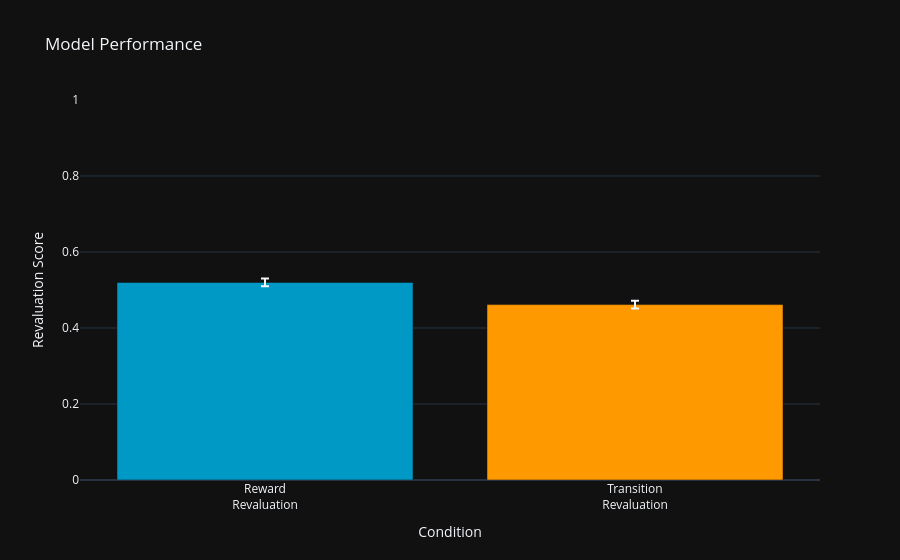

This figure's notebook cell:
### Code cell
# Model data
plot_data = pd.DataFrame(revaluation_scores[:,:2],columns=['Reward<br>Revaluation','Transition<br>Revaluation']).melt(var_name='Condition',value_name='Revaluation Score')
scaling_factor = .5199/revaluation_scores[:,0].mean() # Scale revaluation scores to match mean of behavioral data
t_test_results = pg.pairwise_tests(plot_data,between='Condition',dv='Revaluation Score')

plot_data['Revaluation Score'] *= scaling_factor
plot_data = plot_data.groupby(['Condition']).agg(**{'Revaluation Score': ('Revaluation Score','mean'), 'error': ('Revaluation Score','sem')}).reset_index()
fig = px.bar(plot_data,range_y=[0,1],x='Condition',y='Revaluation Score',color='Condition',error_y='error',
             color_discrete_sequence=['#0099C6','#FF9900'],title='Model Performance')
fig.update_layout(showlegend=False)
fig.show()

### Figure 1 — Plotly figure (JSON) as saved in the notebook; plotly's stock layout.template omitted (floating-point values rounded to 4 significant figures)
{"data": [{"error_y": {"array": [0.01014]}, "hovertemplate": "Condition=%{x}<br>Revaluation Score=%{y}<extra></extra>", "legendgroup": "Reward<br>Revaluation", "marker": {"color": "#0099C6", "pattern": {"shape": ""}}, "name": "Reward<br>Revaluation", "orientation": "v", "showlegend": true, "textposition": "auto", "x": ["Reward<br>Revaluation"], "xaxis": "x", "y": [0.5199], "yaxis": "y", "type": "bar"}, {"error_y": {"array": [0.01007]}, "hovertemplate": "Condition=%{x}<br>Revaluation Score=%{y}<extra></extra>", "legendgroup": "Transition<br>Revaluation", "marker": {"color": "#FF9900", "pattern": {"shape": ""}}, "name": "Transition<br>Revaluation", "orientation": "v", "showlegend": true, "textposition": "auto", "x": ["Transition<br>Revaluation"], "xaxis": "x", "y": [0.4616], "yaxis": "y", "type": "bar"}], "layout": {"xaxis": {"anchor": "y", "domain": [0.0, 1.0], "title": {"text": "Condition"}, "categoryorder": "array", "categoryarray": ["Reward<br>Revaluation", "Transition<br>Revaluation"]}, "yaxis": {"anchor": "x", "domain": [0.0, 1.0], "title": {"text": "Revaluation Score"}, "range": [0, 1]}, "legend": {"title": {"text": "Condition"}, "tracegroupgap": 0}, "title": {"text": "Model Performance"}, "barmode": "relative", "showlegend": false}}
